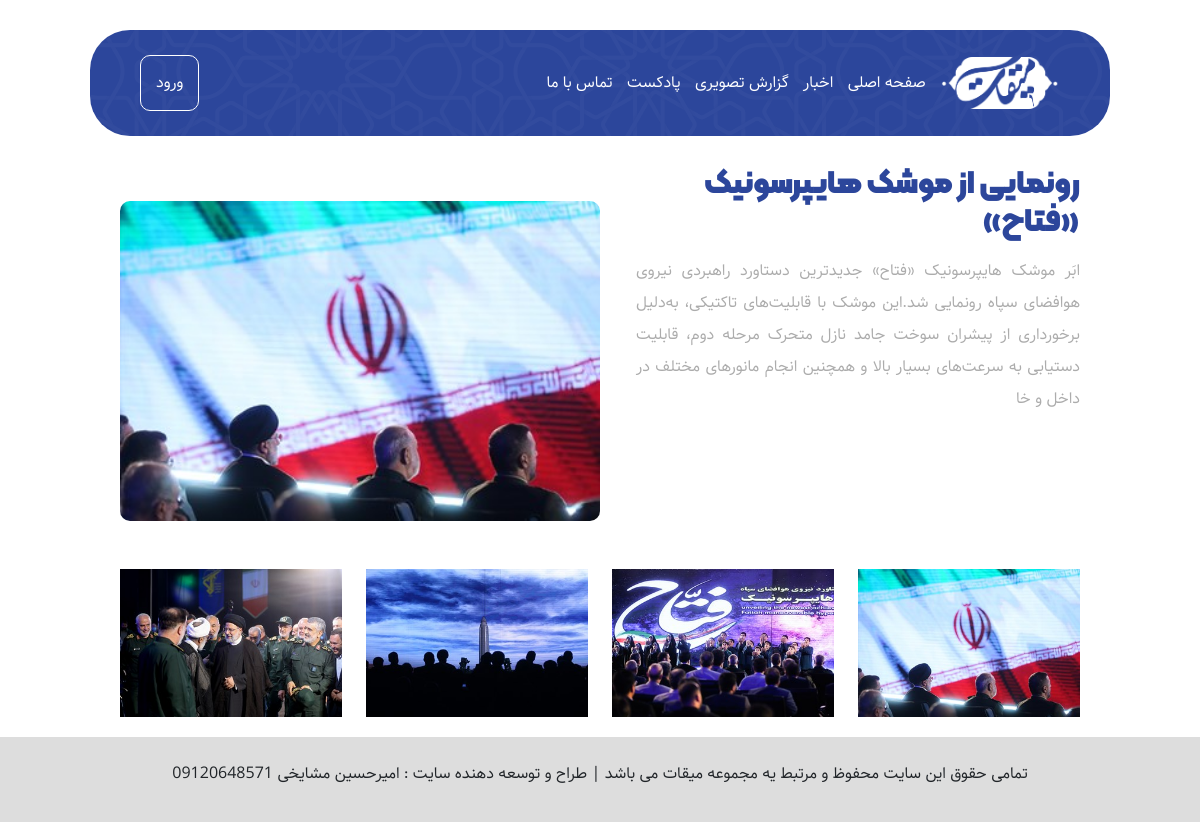
Page /posttasviri.php?id=11 on the committed database.
### tables this page shows
CREATE TABLE `gozareshtasviri` (
  `gtid` int(11) NOT NULL,
  `title` varchar(255) NOT NULL,
  `tozihkotah` varchar(255) NOT NULL,
  `image1` varchar(255) NOT NULL,
  `image2` varchar(255) DEFAULT NULL,
  `image3` varchar(255) DEFAULT NULL,
  `image4` varchar(255) DEFAULT NULL,
  `date` date NOT NULL
);

### posttasviri.php (the view, shortened to what this page needs)
<?php
if(isset($_REQUEST['id'])){
  $conn = mysqli_connect('localhost','root','');
  $querytasviri = mysqli_query($conn,'select * from gozareshtasviri where gtid='.$_REQUEST['id']);
  $tasviri= mysqli_fetch_array($querytasviri,MYSQLI_ASSOC);
}
else{
  die('404');
}
?>
<!DOCTYPE html>
<html lang="fa">
<head>
    <link rel="stylesheet" href="./style/style.css">
    <link rel="stylesheet" href="./style/postblog.css">
    <link href="./bootstrap/bootstrap.min.css" rel="stylesheet">
</head>
<body>
    <header>
        <nav>
          <a href="./index.php" class="logo">
            <img src="./images/mighat-logo.png">
          </a>
          <a href="#">صفحه اصلی</a>
          <a href="blogs.php">اخبار</a>
          <a href="#">گزارش تصویری</a>
          <a href="#">پادکست</a>
          <a href="#">تماس با ما</a>
        </nav>
          <a href="./login.php" class="btn-login">
            <span>ورود</span>
          </a>
      </header>
    <section class="blog">
        <div class="title">
            <h3 class="titleblog"><?php echo $tasviri['title']?></h3>
        </div>
        <div class="imgshakhes">
            <img src="<?php echo $tasviri['image1']?>">
        </div>
        <div class="chekide">
          <?php echo $tasviri['tozihkotah']?>
        </div>
        <div class="gallery">
            <div class="row mt-5">
              <div class="col-3">
                <img src="<?php echo $tasviri['image1']?>" width="100%">
              </div>
              <div class="col-3">
                <img src="<?php echo $tasviri['image2']?>" width="100%">
              </div>
              <div class="col-3">
                <img src="<?php echo $tasviri['image3']?>" width="100%">
              </div>
              <div class="col-3">
                <img src="<?php echo $tasviri['image4']?>" width="100%">
              </div>
            </div>
        </div>
    </section>
    <section class="footer">
        <div class="copyright">
        <p>تمامی حقوق این سایت محفوظ و مرتبط یه مجموعه میقات می باشد  | طراح و توسعه دهنده سایت : امیرحسین مشایخی 09120648571</p>
        </div>
    </section>
</body>
</html>

### style/style.css (style rules this page uses)
:root { --aval: #2C469B; --narenji: #FF5722; }
* { padding: 0; margin: 0; box-sizing: border-box; font-family: 'Samim'; }
body { direction: rtl; }
header { width: 85%; background-image: url(../images/Frame-757.png); background-color: var(--aval); margin: 30px auto; display: flex; justify-content: space-between; align-items: center; border-radius: 40px; padding: 25px 50px; }
header nav .logo { display: inline-block; width: 120px; }
header nav .logo img { width: 100%; }
header nav a { color: white; margin-left: 10px; text-decoration: none; }
header .btn-login { color: white; border: 1px solid #fff; border-radius: 10px; text-decoration: none; padding: 15px; }
.copyright { display: flex; flex-wrap: wrap; justify-content: center; align-items: center; font-size: 16px; background-color: #ddd; padding-top: 25px; padding-bottom: 20px; }

### style/postblog.css (style rules this page uses)
:root { --aval: #2C469B; --narenji: #FF5722; }
.blog { width: 80%; margin: 20px auto; }
.titleblog { font-family: 'Kalameh'; font-size: 32px; color:var(--aval); width: 49%; }
.imgshakhes { display: flex; justify-content: end; margin-top: -50px; }
.imgshakhes img { width: 50%; border-radius: 10px; }
.chekide { position: absolute; top: 31%; text-align: justify; color: #acacac; width: 37%; line-height: 32px; }

### rows in the picture
gozareshtasviri: title "رونمایی از موشک هایپرسونیک «فتاح»", image1 (picture), tozihkotah "ابَر موشک هایپرسونیک «فتاح» جدیدترین دستاورد راهبردی نیروی هوافضای سپاه رونمایی شد.این موشک با قابلیت‌های تاکتیکی، به‌دلیل برخورداری از پیشران سوخت جامد نازل متحرک مرحله دوم، قابلیت دستیابی به سرعت‌های بسیار بالا و همچنین انجام مانورهای مختلف در داخل و خا", image2 (picture), image3 (picture), image4 (picture)
